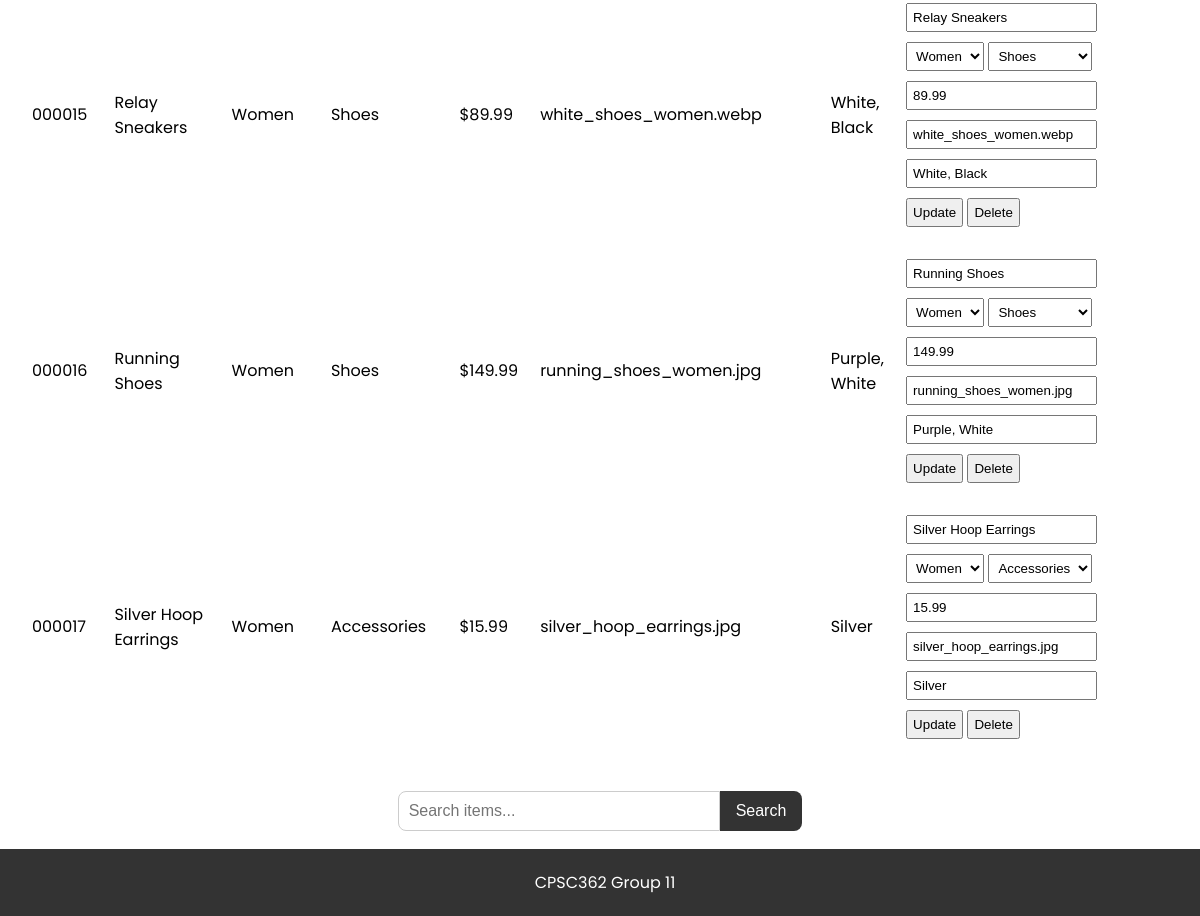
Before: /admin (signed in, lower part) with the older database file.
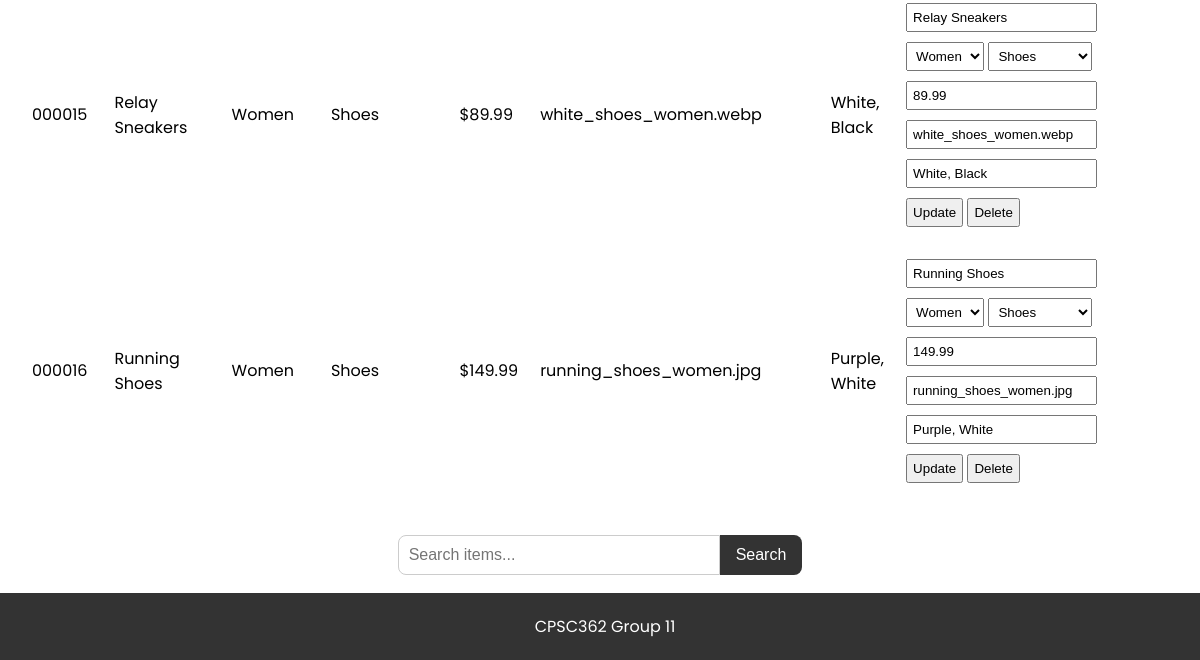
After: the same page with the newer database file.
### tables this page shows
CREATE TABLE items
                    (id TEXT PRIMARY KEY,
                    name TEXT NOT NULL,
                    category TEXT NOT NULL,
                    subcategory TEXT NOT NULL,
                    price REAL NOT NULL,
                    image TEXT,
                    color TEXT);

### app.py (the view, shortened to what this page needs)
@app.route('/admin', methods=['GET', 'POST'])
def admin():
    if not session.get('admin'):
        return redirect(url_for('admin_login'))
    with sqlite3.connect(DB_PATH) as con:
        cur = con.cursor()
        cur.execute("SELECT * FROM items")
        items = cur.fetchall()
    return render_template('admin.html', items=items)

### templates/admin.html (shortened to what this page needs)
{% extends 'base.html' %}
{% block content %}
    <table>
        {% for item in items %}
            <tr>
                <td>{{ item[0] }}</td>
                <td>{{ item[1] }}</td>
                <td>{{ item[2] }}</td>
                <td>{{ item[3] }}</td>
                <td>${{ "%.2f" % item[4] }}</td>
                <td>{{ item[5] }}</td>
                <td>{{ item[6] }}</td>
                <td>
                    <form method="POST" style="display:inline;">
                        <input type="text" name="name" value="{{ item[1] }}" required>
                        <select name="category" required>
                            <option value="Women" {% if item[2] == 'Women' %}selected{% endif %}>Women</option>
                        </select>
                        <select name="subcategory" required>
                            <option value="Shoes" {% if item[3] == 'Shoes' %}selected{% endif %}>Shoes</option>
                            <option value="Accessories" {% if item[3] == 'Accessories' %}selected{% endif %}>Accessories</option>
                        </select>
                        <input type="number" name="price" value="{{ item[4] }}" step="0.01" required>
                        <input type="text" name="image" value="{{ item[5] }}" required>
                        <input type="text" name="colors" value="{{ item[6] }}" placeholder="e.g., Blue,Green,Pink" required>
                        <button type="submit">Update</button>
                    </form>
                    <form method="POST" style="display:inline;">
                        <button type="submit" onclick="return confirm('Are you sure?')">Delete</button>
                    </form>
                </td>
            </tr>
        {% endfor %}
    </table>
{% endblock %}

### templates/base.html (shortened to what this page needs)
<!DOCTYPE html>
<head>
    <link rel="stylesheet" href="{{ url_for('static', filename='css/style.css') }}">
</head>
<body>
    <main>
        {% block content %}{% endblock %}
    </main>
    <footer>
        <p>CPSC362 Group 11</p>
    </footer>
</body>
</html>
<form method="GET" action="/search-bar" class="search-bar">
    <input type="text" name="search" placeholder="Search items..." value="{{ request.args.get('search', '') }}">
    <button type="submit">Search</button>
</form>
{% set search_query = request.args.get('search') %}

### static/css/style.css (style rules this page uses)
body { font-family: 'Poppins', sans-serif; font-weight: 400; margin: 0; padding: 0; }
main { padding: 20px; }
form { margin: 10px 0; }
footer { background-color: #333; color: white; text-align: center; padding: 5px; position: fixed; bottom: 0; width: 100%; }
table { width: 90%; align-self: center; margin-top: 20px; }
.search-bar { display: flex; justify-content: center; margin-bottom: 80px; }
.search-bar input[type="text"] { width: 300px; padding: 10px; border: 1px solid #ccc; border-radius: 8px 0 0 8px; font-size: 16px; }
.search-bar button { padding: 10px 16px; border: none; background-color: #333; color: white; font-size: 16px; border-radius: 0 8px 8px 0; cursor: pointer; }

Changed rows visible on the page:
removed items: id "000017", name "Silver Hoop Earrings", category "Women", subcategory "Accessories", price "15.99", image "silver_hoop_earrings.jpg", color "Silver", colors "Silver"
